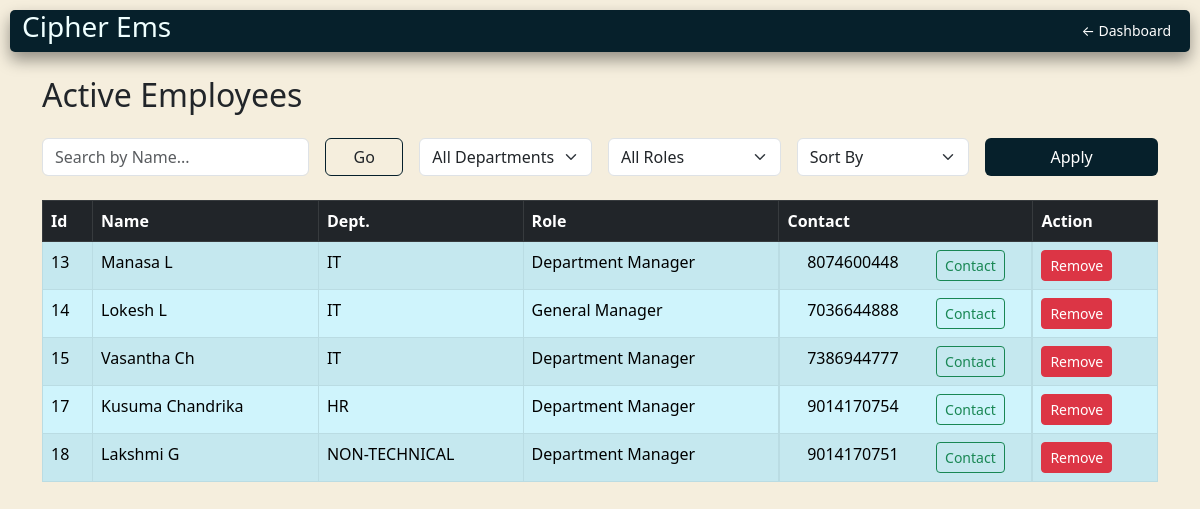
/viewEmployees/ (signed in), run on an earlier commit of the app's database.
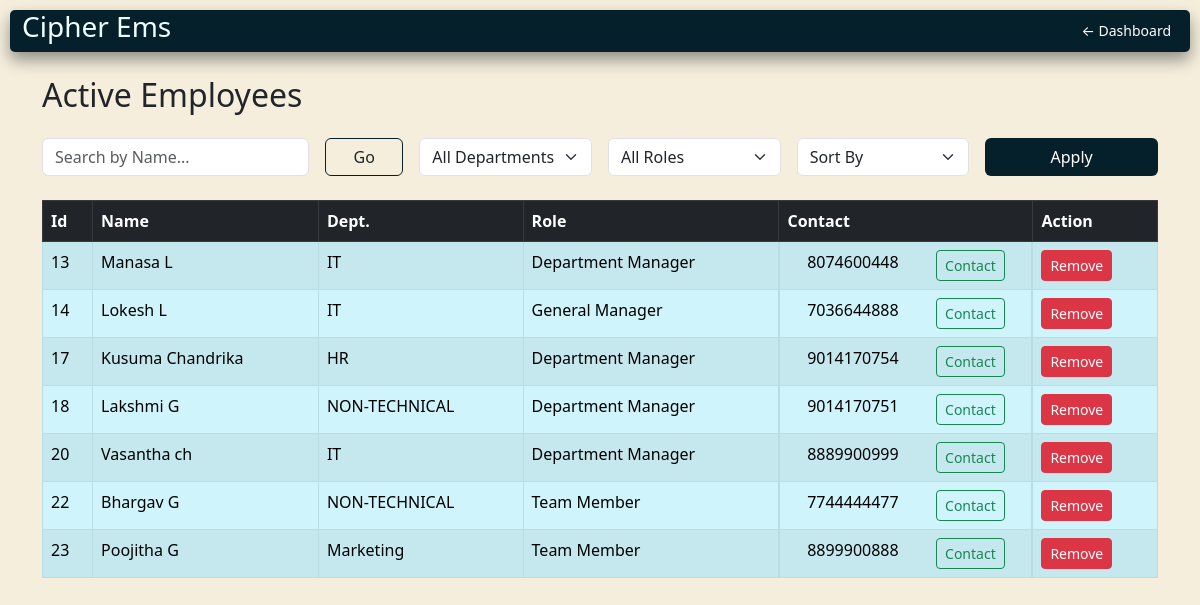
And on a later commit of the database.
### records/models.py (models this page shows, shortened)
class Employee(models.Model):
    user = models.OneToOneField(User, on_delete=models.CASCADE,null=True, blank=True)
    name = models.CharField(max_length=25)
    department = models.ForeignKey(Department, on_delete=models.CASCADE, related_name='employees')
    role = models.ForeignKey(Role, on_delete=models.CASCADE, null=True, blank=True)
    joining_date = models.DateField(default=now,null=True, blank=True)
    is_active = models.BooleanField(default=True)

class Department(models.Model):
    name = models.CharField(max_length=25)

class Role(models.Model):
    name = models.CharField(max_length=20)

class Contact(models.Model):
    employee = models.OneToOneField(Employee, on_delete=models.CASCADE)
    email = models.EmailField(unique=True)
    mobile = models.CharField(max_length=10, unique=True)

### records/views.py (the view, shortened to what this page needs)
# urls.py: path('viewEmployees/', views.displayEmployees, name='employee_list'),
@login_required
@user_passes_test(is_superuser)
def displayEmployees(request):
    employees = (Employee.objects
                 .filter(is_active=True)
                 .select_related('department', 'role', 'contact')
                  .prefetch_related('contact')
                  )
    query = request.GET.get('q')
    dept_filter = request.GET.get('department')
    role_filter = request.GET.get('role')
    sort_by = request.GET.get('sort')
    if query:
        employees = employees.filter(
            Q(name__icontains=query)
        )
    if dept_filter:
        employees = employees.filter(department__name=dept_filter)
    if role_filter:
        employees = employees.filter(role__name=role_filter)
    departments = Department.objects.all()
    roles = Role.objects.all()
    return render(request, 'employee_list.html', {
        'employees': employees,
        'departments': departments,
        'roles': roles,
    })

### records/views.py (called while the page is built)
def is_superuser(user):
    return user.is_superuser

### records/templates/employee_list.html (shortened to what this page needs)
{% extends "base.html" %}
{% block content %}
<header>
   <h3>Cipher Ems</h3>
    <nav>
        <a href="{% url 'admin_dashboard' %}" class="custom-hover btn btn-sm text-white">← Dashboard</a>
    </nav>
</header>
<div class="container mt-4">
    <div>
        <h2 class="mt-3 mb-4">Active Employees</h2>
        <form method="get" class="row g-3 mb-4">
            <div class="col-md-3">
                <input type="text" name="q" class="form-control" placeholder="Search by Name..."
                    value="{{ request.GET.q }}">
            </div>
            <div class="col-sm-1">
                <button type="submit" class="btn btn-border  w-100">Go</button>
            </div>
            <div class="col-md-2">
               <select name="department" class="form-select">
    <option value="">All Departments</option>
</select>
            </div>
            <div class="col-md-2">
                <select name="role" class="form-select">
                    <option value="">All Roles</option>
                </select>
            </div>
            <div class="col-md-2">
                <select name="sort" class="form-select">
                    <option value="">Sort By</option>
                </select>
            </div>
            <div class="col-md-2">
                <button type="submit" class="btn btn-color text-white w-100">Apply</button>
            </div>
        </form>
        <table class="table table-bordered table-hover table-striped">
            <thead class="table-dark">
                <tr>
                    <th>Id</th>
                    <th>Name</th>
                    <th>Dept.</th>
                    <th>Role</th>
                    <th>Contact</th>
                    <th>Action</th>
                </tr>
            </thead>
            <tbody class="table-info">
                {% for emp in employees %}
                <tr>
                    <td>{{ emp.id }}</td>
                    <td>{{ emp.name }}</td>
                    <td>{{ emp.department.name }}</td>
                    <td>{{ emp.role.name|default:"N/A" }}</td>
                    <td class="d-flex justify-content-around">
                        {{ emp.contact.mobile }}
                        <a href="mailto:{{ emp.contact.email }}" class="btn btn-outline-success btn-sm">Contact</a>
                    </td>
                    <td>
                        <a href="{% url 'delete_employee' emp.id %}" class="btn btn-sm btn-danger">Remove</a>
                    </td>
                </tr>
                {% empty %}
                <tr>
                    <td colspan="6" class="text-center">No employees found.</td>
                </tr>
                {% endfor %}
            </tbody>
        </table>
    </div>
</div>
{% endblock %}

### records/templates/base.html (shortened to what this page needs)
<!DOCTYPE html>
<html lang="en">
<head>
    <link href="https://cdn.jsdelivr.net/npm/bootstrap@5.3.0/dist/css/bootstrap.min.css" rel="stylesheet">
</head>
<body>
    {% block content %}
    {% endblock %}
</body>
</html>

### records/templates/base.html (style rules this page uses)
header { background-color: #06202B; color: rgb(239, 255, 255); padding-left: 6px; padding-right: 10px; border-radius: 5px; margin: 10px; display: flex; justify-content: space-between; align-items: center; box-shadow: 0 8px 16px rgba(0, 0, 0, 0.4); }
header h3 { margin-left: 6px; }
body { background-color: #F5EEDD; }
.btn-color { background-color: #06202B; color: white; }
.btn-border { background-color: none; border: #06202B solid 1px; }

What changed in the data, as far as the page shows it:
removed Employee: id "15", name "Vasantha Ch", department.name "IT", role.name "Department Manager", contact.mobile "7386944777"
added Employee: id "20", name "Vasantha ch", department.name "IT", role.name "Department Manager", contact.mobile "8889900999"
added Employee: id "22", name "Bhargav G", department.name "NON-TECHNICAL", role.name "Team Member", contact.mobile "7744444477"
added Employee: id "23", name "Poojitha G", department.name "Marketing", role.name "Team Member", contact.mobile "8899900888"
